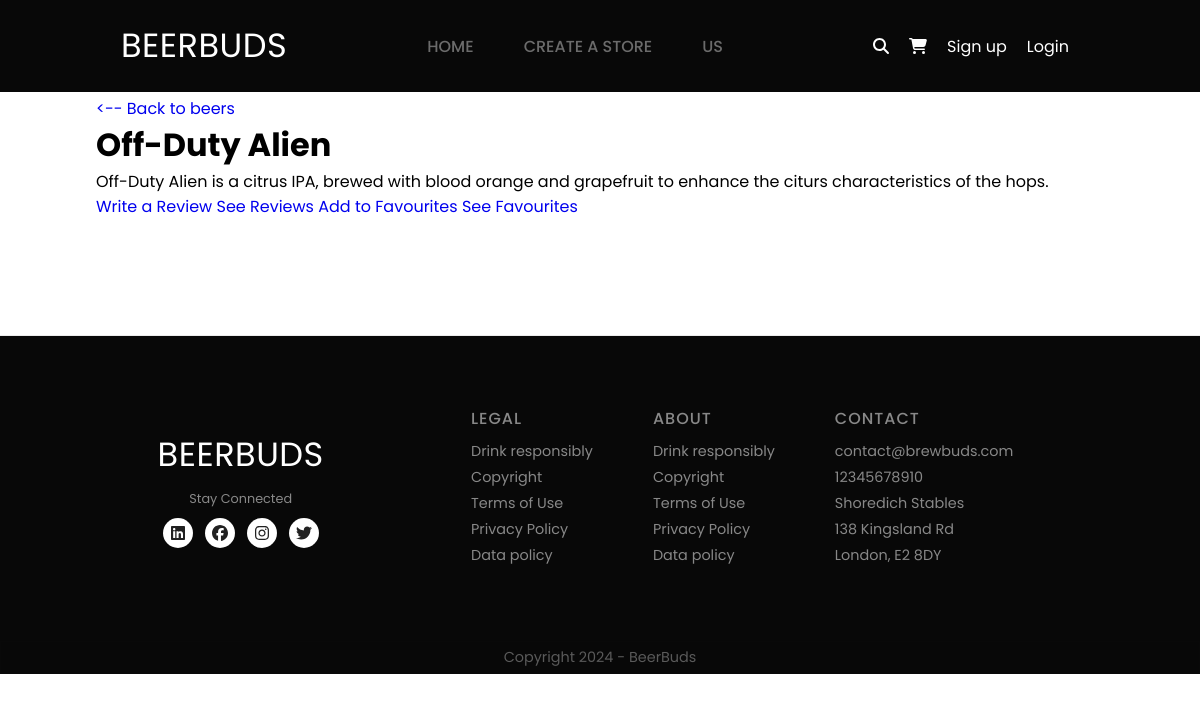
/beer/4/, run on an earlier commit of the app's database.
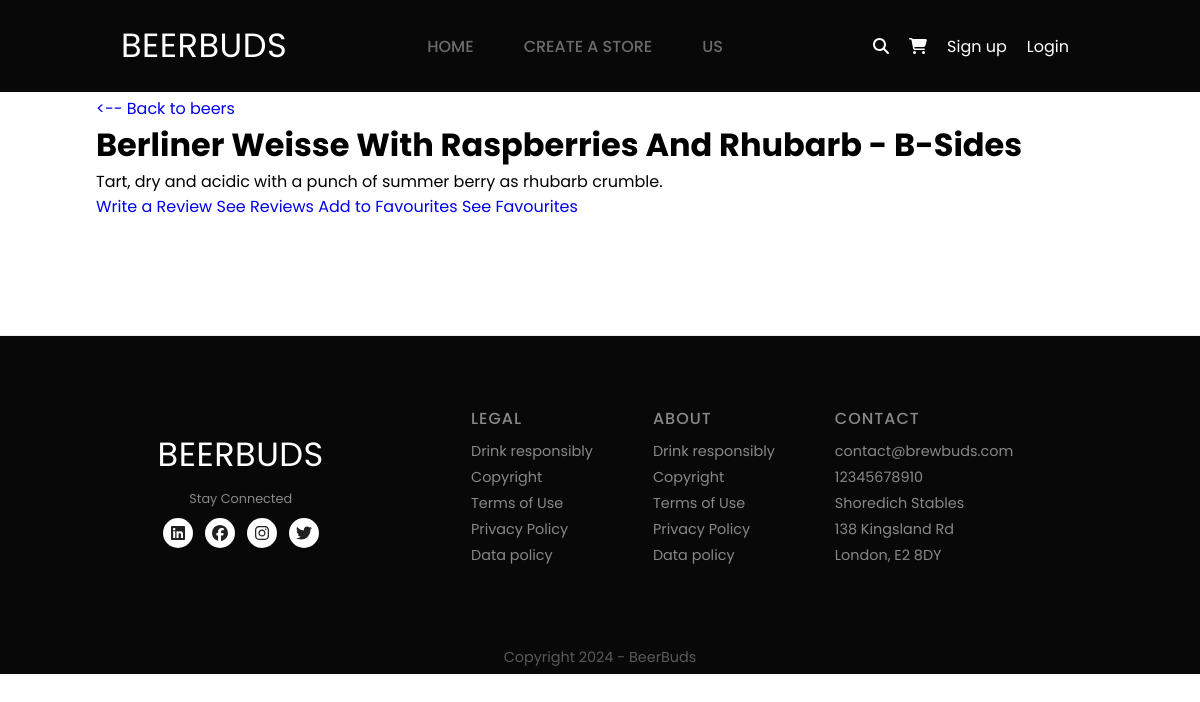
And on a later commit of the database.
### marketplace/models.py (models this page shows, shortened)
class Beer(models.Model):
    name = models.CharField(max_length=255, blank=False, null=False)
    description = models.TextField(blank=False, validators=[ MinLengthValidator(50, 'Please enter a description of at least 50 characters')])
    stock_quantity = models.IntegerField(blank=False, null=False)
    price = models.DecimalField(blank=False, null=False, max_digits=6, decimal_places=2)
    store_id = models.ForeignKey(Store, related_name='beer_store', on_delete=models.CASCADE)
    beer_image = models.ImageField(upload_to='beer_images', blank=False, null=False)
    volume = models.DecimalField(max_digits=6, decimal_places=2)
    abv = models.DecimalField(max_digits=6, decimal_places=1)
    ingredients = models.TextField(validators=[ MinLengthValidator(50, 'Please enter a description of at least 50 characters')])

### marketplace/views.py (the view)
# urls.py: path('beer/<int:id>/', views.beer_show, name='beer_show'),
def beer_show(request, id):
  beer = get_object_or_404(Beer, id=id)
  return render(request, 'marketplace/beer_show.html', {'beer': beer })

### marketplace/context_processors.py (called while the page is built)
def has_store(request):
    if request.user.is_authenticated:
        return {'has_store': Store.objects.filter(user_id=request.user).exists()}
    return {'has_store': False}

### marketplace/templates/marketplace/beer_show.html (shortened to what this page needs)
{% extends "core/base.html" %}
{% block content %}
  <div class="p-4">
    <a href="{% url 'marketplace:beer_index' %}" class="bg-purple-500 text-white px-4 py-2 rounded hover:bg-purple-700">  <-- Back to beers </a>
  </div>
  <div class="p-4">
      <h1 class="text-2xl font-bold mb-4">{{ beer.name }}</h1>
      <p class="text-sm mb-4">{{ beer.description }}</p>
      <div>
        <a href="{% url 'user_actions:create_review' beer.id %}" class="bg-blue-500 text-white px-4 py-2 rounded hover:bg-blue-700">Write a Review</a>
        <a href="{% url 'user_actions:beer_reviews_index' beer.id %}" class="bg-green-500 text-white px-4 py-2 rounded hover:bg-green-700">See Reviews</a>
        <a href="{% url 'user_actions:add_favourite' beer.id %}" class="bg-yellow-500 text-white px-4 py-2 rounded hover:bg-yellow-700">Add to Favourites</a>
        <a href="{% url 'user_actions:beer_favourites_index' beer.id %}" class="bg-orange-500 text-white px-4 py-2 rounded hover:bg-orange-700">See Favourites</a>
      </div>
  </div>
{% endblock %}

What changed in the data, as far as the page shows it:
changed Beer: name "Off-Duty Alien" → "Berliner Weisse With Raspberries And Rhubarb - B-Sides"; description "Off-Duty Alien is a citrus IPA, brewed with blood orange and grapefruit to enhance the citurs characteristics of the hops." → "Tart, dry and acidic with a punch of summer berry as rhubarb crumble."
